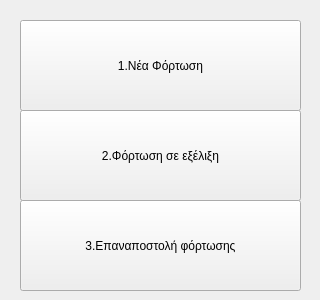
<?xml version="1.0" encoding="UTF-8"?>
<ui version="4.0">
 <class>fortosi_selClass</class>
 <widget class="QWidget" name="fortosi_selClass">
  <property name="geometry">
   <rect>
    <x>0</x>
    <y>0</y>
    <width>320</width>
    <height>300</height>
   </rect>
  </property>
  <property name="windowTitle">
   <string>Φόρτωση</string>
  </property>
  <widget class="QPushButton" name="pushButton_3">
   <property name="geometry">
    <rect>
     <x>20</x>
     <y>200</y>
     <width>281</width>
     <height>91</height>
    </rect>
   </property>
   <property name="text">
    <string>3.Επαναποστολή φόρτωσης</string>
   </property>
   <property name="shortcut">
    <string>3</string>
   </property>
  </widget>
  <widget class="QPushButton" name="pushButton">
   <property name="geometry">
    <rect>
     <x>20</x>
     <y>20</y>
     <width>281</width>
     <height>91</height>
    </rect>
   </property>
   <property name="maximumSize">
    <size>
     <width>291</width>
     <height>16777215</height>
    </size>
   </property>
   <property name="text">
    <string>1.Νέα Φόρτωση</string>
   </property>
   <property name="shortcut">
    <string>1</string>
   </property>
  </widget>
  <widget class="QPushButton" name="pushButton_2">
   <property name="geometry">
    <rect>
     <x>20</x>
     <y>110</y>
     <width>281</width>
     <height>91</height>
    </rect>
   </property>
   <property name="maximumSize">
    <size>
     <width>281</width>
     <height>16777215</height>
    </size>
   </property>
   <property name="text">
    <string>2.Φόρτωση σε εξέλιξη</string>
   </property>
   <property name="shortcut">
    <string>2</string>
   </property>
  </widget>
 </widget>
 <layoutdefault spacing="6" margin="11"/>
 <resources/>
 <connections/>
</ui>
